Frame 1 (no input): blank canvas, image omitted
Frame 60 (no input): blank canvas, image omitted
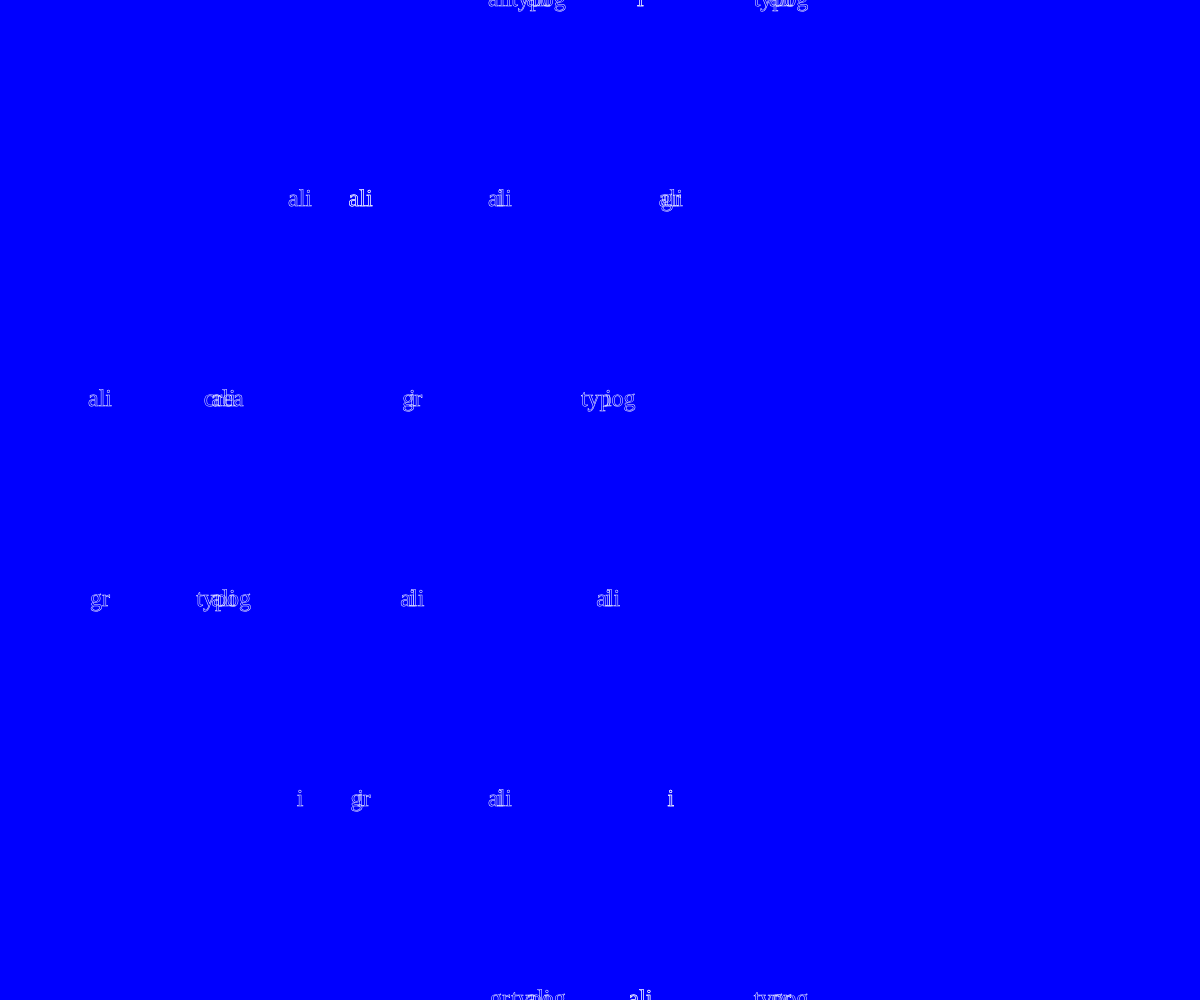
Frame 120 (the mouse pressed at the canvas centre since frame 60)

The p5.js sketch whose frames 1 and 60 were blank and that drew this single picture after the mouse press (run headless with seeded random() and noise() and a simulated clock; from frame 60 on, the mouse is pressed at the canvas centre):

// p5.js sketch
// ── sketch.js
let randomTexts = ["the", "grid", "is", "alive", "typography", "creating", "experience"];

let rows, cols;
let size = 50;
let grid = [];

let xoff = 0;

function setup() {
  createCanvas(windowWidth, windowHeight);

  cols = floor(width / size) + 1;
  rows = floor(height / size) + 1;

  for (let i = 0; i < rows; i++) {
    for (let j = 0; j < cols; j++) {
      grid.push(createVector(j * size, i * size));
    }
  }
}


function draw() {
  background("blue");

  textFont("Maax Mono");
  textAlign(CENTER, CENTER);
  textSize(24);


  let step = 4;

  for (let i = 0; i < rows; i += step) {
    for (let j = 0; j < cols; j += step) {

      let x = j * size;
      let y = i * size;

      let textNoise = noise(x * 0.01, y * 0.01, xoff);
      let index = floor(textNoise * randomTexts.length);

      let ix = ceil(map(mouseX, 0, width, 0, randomTexts[index].length));

      if (ix == randomTexts[index].length) {
        fill(255);
        text(randomTexts[index], dist(mouseX, mouseY, x, y), y);
      } else {
        noFill()
        stroke(255)
        strokeWeight(0.5)
        text(randomTexts[index].substring(0, ix), dist(mouseX, mouseY, x, y), y);
      }
    }
  }

  xoff += 0.02;
}

// ── style.css
html, body {
  margin: 0;
  padding: 0;
}

canvas {
  display: block;
}

.logo-container {
  position: fixed;
  top: 0;
  left: 0;
  padding: 1rem;
  padding-left: 2rem;

  img {
    width: 2vw;
  }
}
